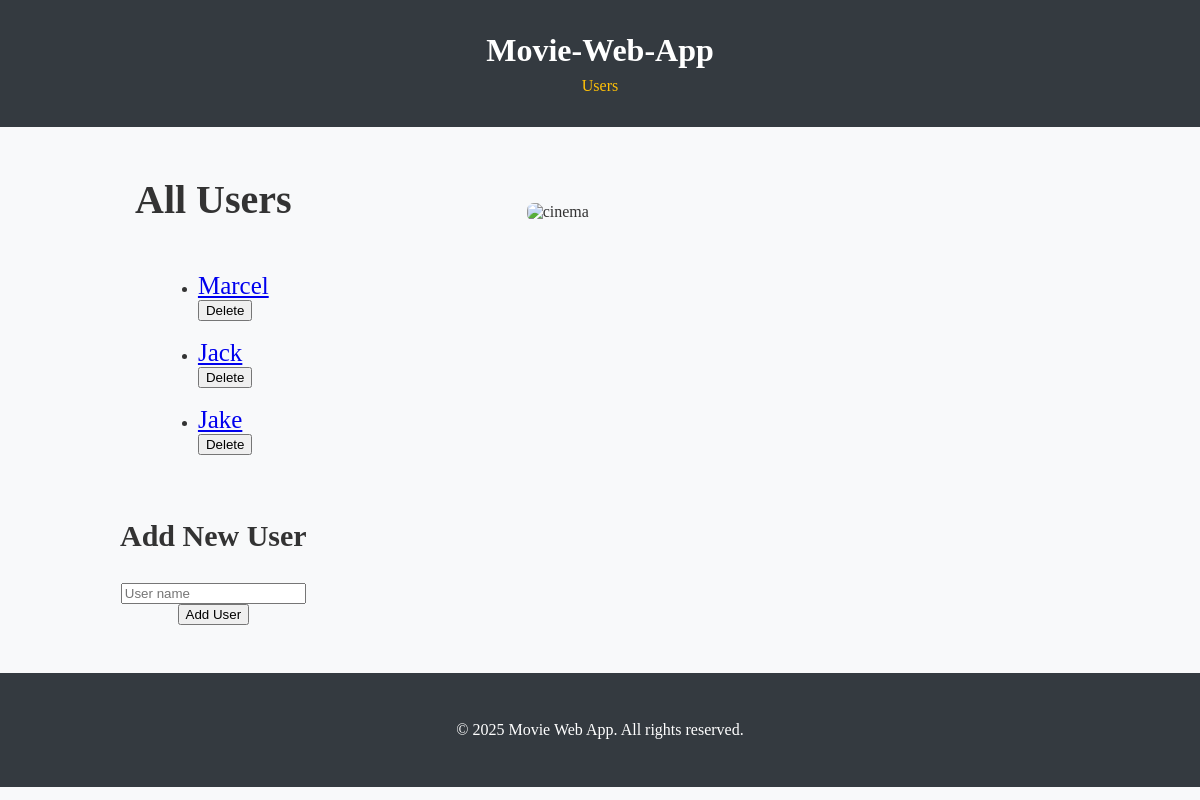
/users, run on an earlier commit of the app's database.
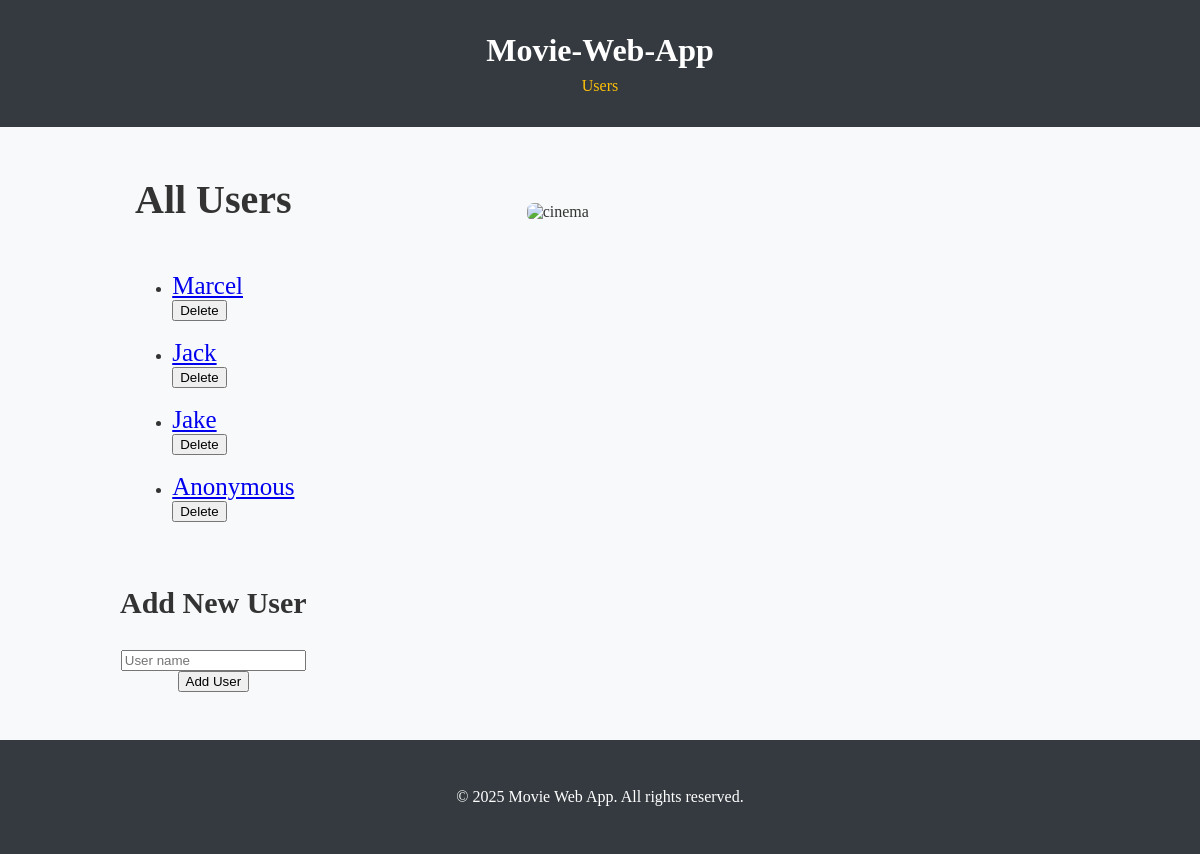
And on a later commit of the database.
### models.py (models this page shows)
class User(db.Model):
    id = db.Column(db.Integer, primary_key=True, autoincrement=True)
    name = db.Column(db.String(100))
    movies = db.relationship('Movie', backref='user', lazy=True, cascade='all, delete-orphan')

### app.py (the view)
@app.route('/users', methods=['GET', 'POST'])
def users():
    if request.method == 'GET':
        db_users = data_manager.get_all_users()
        return render_template('users.html', users=db_users)
    elif request.method == 'POST':
        name = request.form['name']
        data_manager.add_user({'name': name})
        return redirect(url_for('users'))

### data_manager.py (called while the page is built)
    def get_all_users(self):
        return User.query.all()

### templates/users.html
{% extends "base.html" %}
{% block content %}
    <div class="start-page">
        <div class="user-handling">
            <h2 style="font-size: 40px; text-align: center;">All Users</h2>
                <ul>
                    {% for user in users %}
                        <li>
                            <a href="{{ url_for('user_movies', user_id=user.id) }} " style="font-size: 25px;">{{ user.name }}</a>
                            <form action="{{ url_for('delete_user', user_id=user.id) }}" method="POST" style="display:inline">
                                <br>
                                <button type="submit">Delete</button><br><br>
                            </form>
                        </li>
                    {% endfor %}
                </ul>
            <h3 style="font-size: 30px; text-align: center;">Add New User</h3>
            <div class="form-container">
                <form method="POST">
                    <input name="name" placeholder="User name">
                    <button type="submit">Add User</button>
                </form>
            </div>
        </div>
        <div class="slideshow-container">
            <div class="picture">
                <img src="../static/cinema-front.jpg" alt="cinema">
            </div>
        </div>
    </div>
{% endblock %}

### templates/base.html (shortened to what this page needs)
<!DOCTYPE html>
<html lang="en">
<head>
    <link rel="stylesheet" href="{{ url_for('static', filename='style.css') }}">
</head>
<body>
    <header>
        <div class="container">
            <h1>Movie-Web-App</h1>
            <nav>
                <a href="{{ url_for('users') }}">Users</a>
            </nav>
        </div>
    </header>
    <main class="container">
        {% block content %}{% endblock %}
    </main>
    <footer>
        <div class="container">
            <p>&copy; 2025 Movie Web App. All rights reserved.</p>
        </div>
    </footer>
</body>
</html>

### static/style.css (style rules this page uses)
body { font-family: Monaco; margin: 0; background-color: #f8f9fa; color: #333; }
.container { width: 90%; max-width: 960px; margin: 0 auto; padding: 1em; }
header { background-color: #343a40; color: white; padding: 1em 0; }
header h1 { margin: 0; text-align: center; }
nav { text-align: center; margin-top: 0.5em; }
nav a { color: #ffc107; margin: 0 1em; text-decoration: none; }
footer { background-color: #343a40; color: white; text-align: center; padding: 1em 0; margin-top: 2em; }
.start-page { display: flex; gap: 200px; }
.user-handling { display: flex; align-items: center; justify-content: center; flex-direction: column; }
.picture img { width: 550px; height: auto; margin: 60px 0 0 20px; border-radius: 7px; }
.form-container { display: flex; justify-content: center; }
.form-container form { display: flex; flex-direction: column; align-items: center; }

What changed in the data, as far as the page shows it:
added User: name "Anonymous"
